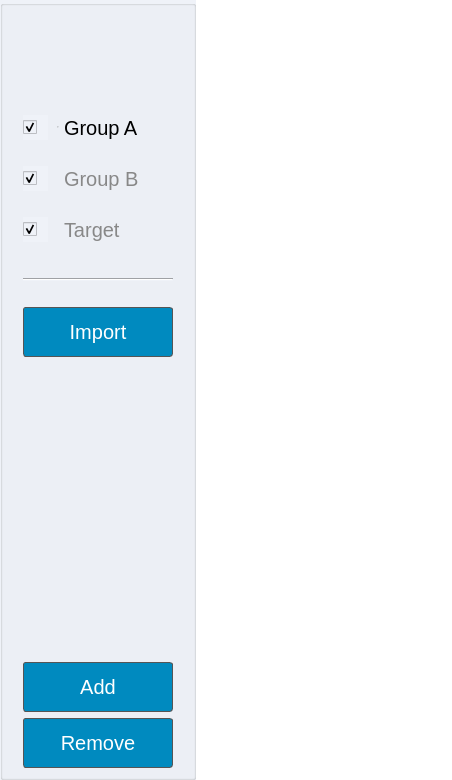
      <widget class="QWidget" name="stackedWidgetPage3">
       <layout class="QHBoxLayout" name="horizontalLayout_16">
        <property name="spacing">
         <number>0</number>
        </property>
        <property name="leftMargin">
         <number>0</number>
        </property>
        <property name="topMargin">
         <number>0</number>
        </property>
        <property name="rightMargin">
         <number>0</number>
        </property>
        <property name="bottomMargin">
         <number>0</number>
        </property>
        <item>
         <widget class="QGroupBox" name="groupBox_7">
          <property name="minimumSize">
           <size>
            <width>0</width>
            <height>0</height>
           </size>
          </property>
          <property name="styleSheet">
           <string notr="true">background-color: #eff2f8;</string>
          </property>
          <property name="title">
           <string/>
          </property>
          <layout class="QVBoxLayout" name="verticalLayout_13">
           <property name="leftMargin">
            <number>20</number>
           </property>
           <property name="rightMargin">
            <number>20</number>
           </property>
           <property name="bottomMargin">
            <number>9</number>
           </property>
           <item>
            <spacer name="verticalSpacer_16">
             <property name="orientation">
              <enum>Qt::Vertical</enum>
             </property>
             <property name="sizeType">
              <enum>QSizePolicy::Fixed</enum>
             </property>
             <property name="sizeHint" stdset="0">
              <size>
               <width>20</width>
               <height>90</height>
              </size>
             </property>
            </spacer>
           </item>
           <item>
            <layout class="QHBoxLayout" name="horizontalLayout_13">
             <property name="spacing">
              <number>0</number>
             </property>
             <item>
              <widget class="QCheckBox" name="checkBox_database_group_a">
               <property name="minimumSize">
                <size>
                 <width>25</width>
                 <height>25</height>
                </size>
               </property>
               <property name="maximumSize">
                <size>
                 <width>25</width>
                 <height>16777215</height>
                </size>
               </property>
               <property name="styleSheet">
                <string notr="true"/>
               </property>
               <property name="text">
                <string/>
               </property>
               <property name="checked">
                <bool>true</bool>
               </property>
              </widget>
             </item>
             <item>
              <widget class="QRadioButton" name="radioButton_db_groupa">
               <property name="minimumSize">
                <size>
                 <width>0</width>
                 <height>25</height>
                </size>
               </property>
               <property name="font">
                <font>
                 <pointsize>-1</pointsize>
                </font>
               </property>
               <property name="styleSheet">
                <string notr="true">QRadioButton::indicator {
                width: 0px; /* Hide the circle indicator */
                height: 0px;
            }
QRadioButton {
                font-size: 20px;
                color: #888;
                background-color: transparent;
                border: none;
                padding: 10px;
            }
            QRadioButton:checked {
                font-weight: bold;
                color: #000;
            }</string>
               </property>
               <property name="text">
                <string>Group A</string>
               </property>
               <property name="checked">
                <bool>true</bool>
               </property>
              </widget>
             </item>
            </layout>
           </item>
           <item>
            <layout class="QHBoxLayout" name="horizontalLayout_14">
             <property name="spacing">
              <number>0</number>
             </property>
             <item>
              <widget class="QCheckBox" name="checkBox_database_group_b">
               <property name="minimumSize">
                <size>
                 <width>0</width>
                 <height>25</height>
                </size>
               </property>
               <property name="maximumSize">
                <size>
                 <width>25</width>
                 <height>16777215</height>
                </size>
               </property>
               <property name="styleSheet">
                <string notr="true"/>
               </property>
               <property name="text">
                <string/>
               </property>
               <property name="checked">
                <bool>true</bool>
               </property>
              </widget>
             </item>
             <item>
              <widget class="QRadioButton" name="radioButton_db_groupb">
               <property name="minimumSize">
                <size>
                 <width>0</width>
                 <height>25</height>
                </size>
               </property>
               <property name="font">
                <font>
                 <pointsize>-1</pointsize>
                </font>
               </property>
               <property name="styleSheet">
                <string notr="true">QRadioButton::indicator {
                width: 0px; /* Hide the circle indicator */
                height: 0px;
            }
QRadioButton {
                font-size: 20px;
                color: #888;
                background-color: transparent;
                border: none;
                padding: 10px;
            }
            QRadioButton:checked {
                font-weight: bold;
                color: #000;
            }</string>
               </property>
               <property name="text">
                <string>Group B</string>
               </property>
              </widget>
             </item>
            </layout>
           </item>
           <item>
            <layout class="QHBoxLayout" name="horizontalLayout_15">
             <property name="spacing">
              <number>0</number>
             </property>
             <item>
              <widget class="QCheckBox" name="checkBox_database_target">
               <property name="minimumSize">
                <size>
                 <width>0</width>
                 <height>25</height>
                </size>
               </property>
               <property name="maximumSize">
                <size>
                 <width>25</width>
                 <height>16777215</height>
                </size>
               </property>
               <property name="styleSheet">
                <string notr="true"/>
               </property>
               <property name="text">
                <string/>
               </property>
               <property name="checked">
                <bool>true</bool>
               </property>
              </widget>
             </item>
             <item>
              <widget class="QRadioButton" name="radioButton_db_target">
               <property name="minimumSize">
                <size>
                 <width>0</width>
                 <height>25</height>
                </size>
               </property>
               <property name="font">
                <font>
                 <pointsize>-1</pointsize>
                </font>
               </property>
               <property name="styleSheet">
                <string notr="true">QRadioButton::indicator {
                width: 0px; /* Hide the circle indicator */
                height: 0px;
            }
QRadioButton {
                font-size: 20px;
                color: #888;
                background-color: transparent;
                border: none;
                padding: 10px;
            }
            QRadioButton:checked {
                font-weight: bold;
                color: #000;
            }</string>
               </property>
               <property name="text">
                <string>Target</string>
               </property>
              </widget>
             </item>
            </layout>
           </item>
           <item>
            <spacer name="verticalSpacer_17">
             <property name="orientation">
              <enum>Qt::Vertical</enum>
             </property>
             <property name="sizeType">
              <enum>QSizePolicy::Fixed</enum>
             </property>
             <property name="sizeHint" stdset="0">
              <size>
               <width>20</width>
               <height>20</height>
              </size>
             </property>
            </spacer>
           </item>
           <item>
            <widget class="Line" name="line_4">
             <property name="orientation">
              <enum>Qt::Horizontal</enum>
             </property>
            </widget>
           </item>
           <item>
            <spacer name="verticalSpacer_18">
             <property name="orientation">
              <enum>Qt::Vertical</enum>
             </property>
             <property name="sizeType">
              <enum>QSizePolicy::Fixed</enum>
             </property>
             <property name="sizeHint" stdset="0">
              <size>
               <width>20</width>
               <height>20</height>
              </size>
             </property>
            </spacer>
           </item>
           <item>
            <widget class="QPushButton" name="pushButton_load_db">
             <property name="minimumSize">
              <size>
               <width>0</width>
               <height>50</height>
              </size>
             </property>
             <property name="font">
              <font>
               <family>Arial</family>
               <pointsize>15</pointsize>
               <weight>50</weight>
               <bold>false</bold>
              </font>
             </property>
             <property name="styleSheet">
              <string notr="true">QPushButton {
    border: 1px solid #555;
    border-radius: 3px;
    border-style: Solid;
    background: rgba(0, 138, 191);
    padding: 5px 28px;
	color: rgb(255, 255, 255);
    }

QPushButton:hover {
    background: rgba(0, 138, 191, 0.6);
	opacity: 0.2
    }

QPushButton:pressed {
    border-style: inset;
    background: rgb(0, 138, 191);
    }</string>
             </property>
             <property name="text">
              <string>Import</string>
             </property>
            </widget>
           </item>
           <item>
            <spacer name="verticalSpacer_15">
             <property name="orientation">
              <enum>Qt::Vertical</enum>
             </property>
             <property name="sizeHint" stdset="0">
              <size>
               <width>20</width>
               <height>299</height>
              </size>
             </property>
            </spacer>
           </item>
           <item>
            <widget class="QPushButton" name="pushButton_add_row">
             <property name="minimumSize">
              <size>
               <width>150</width>
               <height>50</height>
              </size>
             </property>
             <property name="maximumSize">
              <size>
               <width>150</width>
               <height>16777215</height>
              </size>
             </property>
             <property name="font">
              <font>
               <family>Arial</family>
               <pointsize>15</pointsize>
               <weight>50</weight>
               <bold>false</bold>
              </font>
             </property>
             <property name="styleSheet">
              <string notr="true">QPushButton {
    border: 1px solid #555;
    border-radius: 3px;
    border-style: Solid;
    background: rgba(0, 138, 191);
    padding: 5px 28px;
	color: rgb(255, 255, 255);
    }

QPushButton:hover {
    background: rgba(0, 138, 191, 0.6);
	opacity: 0.2
    }

QPushButton:pressed {
    border-style: inset;
    background: rgb(0, 138, 191);
    }</string>
             </property>
             <property name="text">
              <string>Add</string>
             </property>
            </widget>
           </item>
           <item>
            <widget class="QPushButton" name="pushButton_remove_row">
             <property name="minimumSize">
              <size>
               <width>150</width>
               <height>50</height>
              </size>
             </property>
             <property name="maximumSize">
              <size>
               <width>150</width>
               <height>16777215</height>
              </size>
             </property>
             <property name="font">
              <font>
               <family>Arial</family>
               <pointsize>15</pointsize>
               <weight>50</weight>
               <bold>false</bold>
              </font>
             </property>
             <property name="styleSheet">
              <string notr="true">QPushButton {
    border: 1px solid #555;
    border-radius: 3px;
    border-style: Solid;
    background: rgba(0, 138, 191);
    padding: 5px 28px;
	color: rgb(255, 255, 255);
    }

QPushButton:hover {
    background: rgba(0, 138, 191, 0.6);
	opacity: 0.2
    }

QPushButton:pressed {
    border-style: inset;
    background: rgb(0, 138, 191);
    }</string>
             </property>
             <property name="text">
              <string>Remove</string>
             </property>
            </widget>
           </item>
          </layout>
         </widget>
        </item>
        <item>
         <widget class="QTableView" name="tableView_database">
          <property name="font">
           <font>
            <family>Arial</family>
            <pointsize>13</pointsize>
           </font>
          </property>
          <property name="styleSheet">
           <string notr="true">QTableView{
	background-color: rgb(255, 255, 255);
}

QScrollBar:vertical {
                border: none;
                background: #f5f5f5;
                width: 10px;
                margin: 0px 0px 0px 0px;
            }
            QScrollBar::handle:vertical {
                background: #888;
                min-height: 20px;
                border-radius: 5px;
            }
            QScrollBar::handle:vertical:hover {
                background: #666;
            }
            QScrollBar::sub-line:vertical, QScrollBar::add-line:vertical {
                background: none;
                height: 0px;
            }
            QScrollBar::add-page:vertical, QScrollBar::sub-page:vertical {
                background: #f5f5f5;
            }



            QScrollBar:horizontal {
                border: none;
                background: #f5f5f5;
                height: 12px;
                margin: 0px 12px 0px 12px;  /* Adjust margins for corners */
            }
            QScrollBar::handle:horizontal {
                background: #888;
                min-width: 20px;
                border-radius: 6px;
            }
            QScrollBar::handle:horizontal:hover {
                background: #666;
            }
            QScrollBar::add-line:horizontal, QScrollBar::sub-line:horizontal {
                background: none;
                width: 0px;
            }
            QScrollBar::add-page:horizontal, QScrollBar::sub-page:horizontal {
                background: #f5f5f5;
            }</string>
          </property>
          <property name="frameShape">
           <enum>QFrame::NoFrame</enum>
          </property>
          <property name="alternatingRowColors">
           <bool>true</bool>
          </property>
          <property name="selectionBehavior">
           <enum>QAbstractItemView::SelectRows</enum>
          </property>
          <property name="showGrid">
           <bool>true</bool>
          </property>
          <attribute name="horizontalHeaderCascadingSectionResizes">
           <bool>true</bool>
          </attribute>
          <attribute name="horizontalHeaderDefaultSectionSize">
           <number>150</number>
          </attribute>
          <attribute name="horizontalHeaderStretchLastSection">
           <bool>false</bool>
          </attribute>
          <attribute name="verticalHeaderVisible">
           <bool>false</bool>
          </attribute>
         </widget>
        </item>
       </layout>
      </widget>
